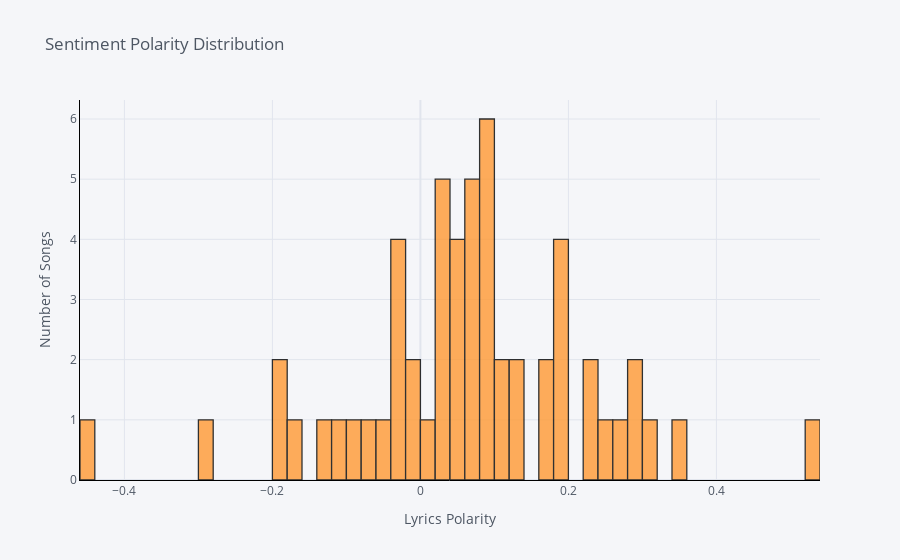

Notebook source saved alongside this figure:
### Markdown cell above
## Visualising the sentiment and toxicity of songs

### Code cell
# Sentiment polarity distribution - shows polarity range and number of songs in that range
data['polarity'].iplot(
    kind = 'hist',
    bins = 56, #A small database so I limited this to the number of rows so the spread will be even. 
    xTitle = 'Lyrics Polarity',
    linecolor = 'black',
    yTitle = 'Number of Songs',
    title = 'Sentiment Polarity Distribution')

### Figure 1 — Plotly figure (JSON) as saved in the notebook; plotly's stock layout.template omitted (floating-point values rounded to 4 significant figures)
{"data": [{"histfunc": "count", "histnorm": "", "marker": {"color": "rgba(255, 153, 51, 1.0)", "line": {"color": "#000000", "width": 1.3}}, "name": "polarity", "nbinsx": 56, "opacity": 0.8, "orientation": "v", "type": "histogram", "x": [0.03269, 0.3091, 0.0276, 0.0525, 0.2416, 0.05556, 0.1202, 0.2837, 0.0875, -0.1142, 0.175, 0.238, -0.1908, 0.1105, 0.08889, 0.1714, 0.1939, -0.02945, 0.2338, 0.1958, 0.06384, -0.01364, 0.02434, 0.1342, -0.1611, 0.07834, -0.02275, 0.05912, -0.07091, -0.1337, -0.04493, 0.09048, 0.2891, -0.007405, 0.073, 0.525, -0.02182, 0.03404, 0.181, 0.2663, -0.1971, 0.0974, 0.1943, 0.3529, 0.05208, -0.284, 0.1193, 0.03333, 0.005813, 0.07411, -0.4427, -0.09722, 0.08924, 0.07083, -0.02069, 0.08509]}], "layout": {"barmode": "overlay", "legend": {"bgcolor": "#F5F6F9", "font": {"color": "#4D5663"}}, "paper_bgcolor": "#F5F6F9", "plot_bgcolor": "#F5F6F9", "title": {"font": {"color": "#4D5663"}, "text": "Sentiment Polarity Distribution"}, "xaxis": {"gridcolor": "#E1E5ED", "linecolor": "black", "showgrid": true, "tickfont": {"color": "#4D5663"}, "title": {"font": {"color": "#4D5663"}, "text": "Lyrics Polarity"}, "zerolinecolor": "#E1E5ED"}, "yaxis": {"gridcolor": "#E1E5ED", "linecolor": "black", "showgrid": true, "tickfont": {"color": "#4D5663"}, "title": {"font": {"color": "#4D5663"}, "text": "Number of Songs"}, "zerolinecolor": "#E1E5ED"}}}
